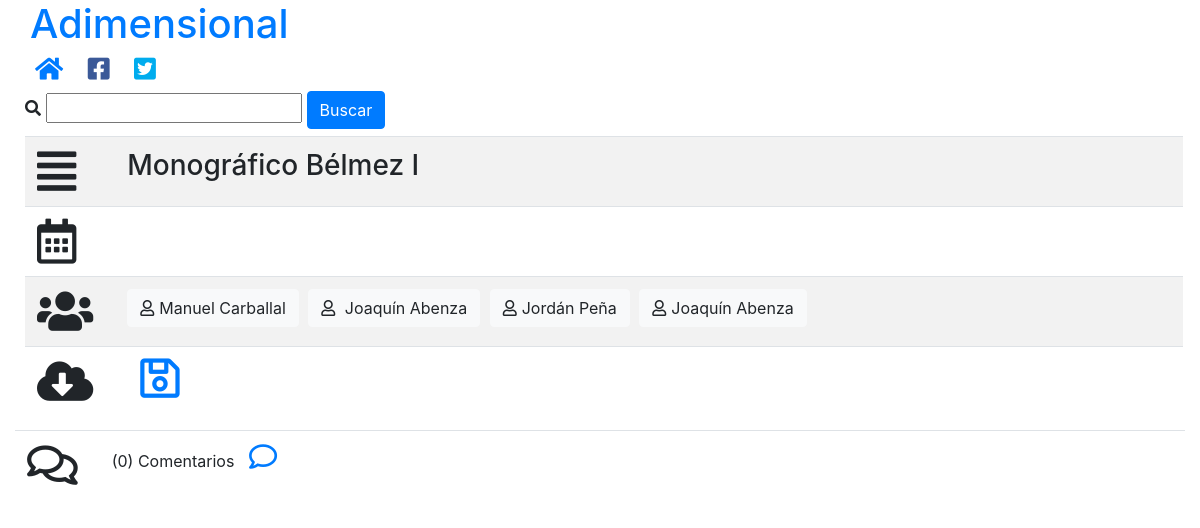
The page /programas.php?programa=112 on the database its author committed.
### tables this page shows
CREATE TABLE `entrevistas` (
  `id` int(4) NOT NULL,
  `nombre` varchar(255) NOT NULL DEFAULT '',
  `tema` varchar(255) NOT NULL DEFAULT '',
  `texto` longtext NOT NULL,
  `enlace` varchar(255) NOT NULL DEFAULT '',
  `temporada` varchar(255) NOT NULL DEFAULT '',
  `texto_portada` longtext NOT NULL,
  `descargaembed` varchar(255) NOT NULL DEFAULT '0',
  `date` date DEFAULT NULL,
  `autores` varchar(255) NOT NULL,
  `descargas` int(10) NOT NULL
);

CREATE TABLE `autores` (
  `id` int(10) NOT NULL,
  `nombre` varchar(100) NOT NULL,
  `date` timestamp NOT NULL DEFAULT current_timestamp() ON UPDATE current_timestamp()
);

### programas.php (the view, shortened to what this page needs)
<html>
	<head>
		<?
		include_once('conexion.php');
        $programa = mysqli_real_escape_string($conn, $_REQUEST['programa']);
		?>
		<?
		include_once('cargas.php');
		?>
	</head>
	<body>
		<?
			include_once('cabecera.php');
		?>
		<div class="container-fluid">
			<table class="table table-striped" style="margin: 10px; width: 99%;">
					<?
				$sql = "SELECT * from entrevistas where id='".$programa."'";
				$result=mysqli_query($con,$sql);
				while($datos=mysqli_fetch_assoc($result)){ ?>
					<tr>
						<td style="width: 80px;">
							<i class="fas fa-align-justify" style="font-size: 45px; margin-right: 10px;" alt="Tema tratado" title="Tema tratado"></i>
						</td>
						<td>
							<h3><?=$datos['tema'];?></h3>
						</td>
					</tr>
					<tr>
						<td>
							<i class="far fa-calendar-alt" style="font-size: 45px; margin-right: 10px;" alt="Fecha emisión" title="Fecha emisión"></i>
						</td>
						<td>
						</td>
					</tr>
					<tr>
						<td>
							<i class="fas fa-users" style="font-size: 45px; margin-right: 10px;" alt="Autores" title="Autores"></i>
						</td>
						<td>
							<?
								$porciones = explode(",", $datos['autores']);
								$numeros=count($porciones);
								for ($i = 0; $i < $numeros; $i++) {
									$sql2 = "SELECT * from autores where id='".$porciones[$i]."'";
									$result2=mysqli_query($con,$sql2);
									while($datos2=mysqli_fetch_assoc($result2)){
										?>
										<form action="index.php" method="post">
											<?
											echo "<button type=\"submit\" class=\"btn btn-light\" style='margin-right: 5px;'><i class=\"far fa-user\" style='margin-right: 5px;'></i>".$datos2['nombre']."</button>";
											?>
										</form>
										<?
									}
								}
							?>
						</td>
					</tr>
					<tr>
						<td>
							<i class="fas fa-cloud-download-alt" style="font-size: 45px; margin-right: 10px;" alt="Descargas" title="Descargas"></i>
						</td>
						<td>
							<form action="descargas.php" method="post">
								<button type="submit" class="btn btn-link" style="margin-top: 15px;"><i class="far fa-save" style="font-size: 45px; margin-right: 10px; margin-top: -25px;" alt="Descargar" title="Descargar"></i></button>
							</form>
						</td>
					</tr>
				</table>
				<table class="table table-hover">
					<thead>
						<tr>
							<td style="width: 80px;">
								<i class="far fa-comments" style="font-size: 45px; margin-right: 10px;" alt="Comentarios" title="Comentarios"></i>
							</td>
							<td>
									<?
									$sql2 = "SELECT * from comentarios where entrevista='".$datos['id']."' and revisado='1'";
									$result2=mysqli_query($con,$sql2);
									$numero = mysqlI_num_rows($result2);
									?>
								<div style="display: inline;">
									<?
									echo "($numero) Comentarios";
									?>
									<a href="#" data-toggle="modal" data-target="#comments"><i class="far fa-comment" style="font-size: 28px; margin-left: 10px;" alt="Añadir comentario" title="Añadir comentario"></i></a>
							</td>
						</tr>
					</thead>
					<?
				}
				?>
			</table>
		</div>

### css/css.css (style rules this page uses)
body { font-family: 'Open Sans', sans-serif; color: #3c3c3c; -webkit-font-smoothing: antialiased; -moz-osx-font-smoothing: grayscale; }

### cargas.php (style rules this page uses)
form { display:inline; }

### rows shown on the page
entrevistas: tema "Monográfico Bélmez I", numero "0"
autores: nombre "Manuel Carballal"
autores: nombre "Joaquín Abenza"
autores: nombre "Jordán Peña"
autores: nombre "Joaquín Abenza"
